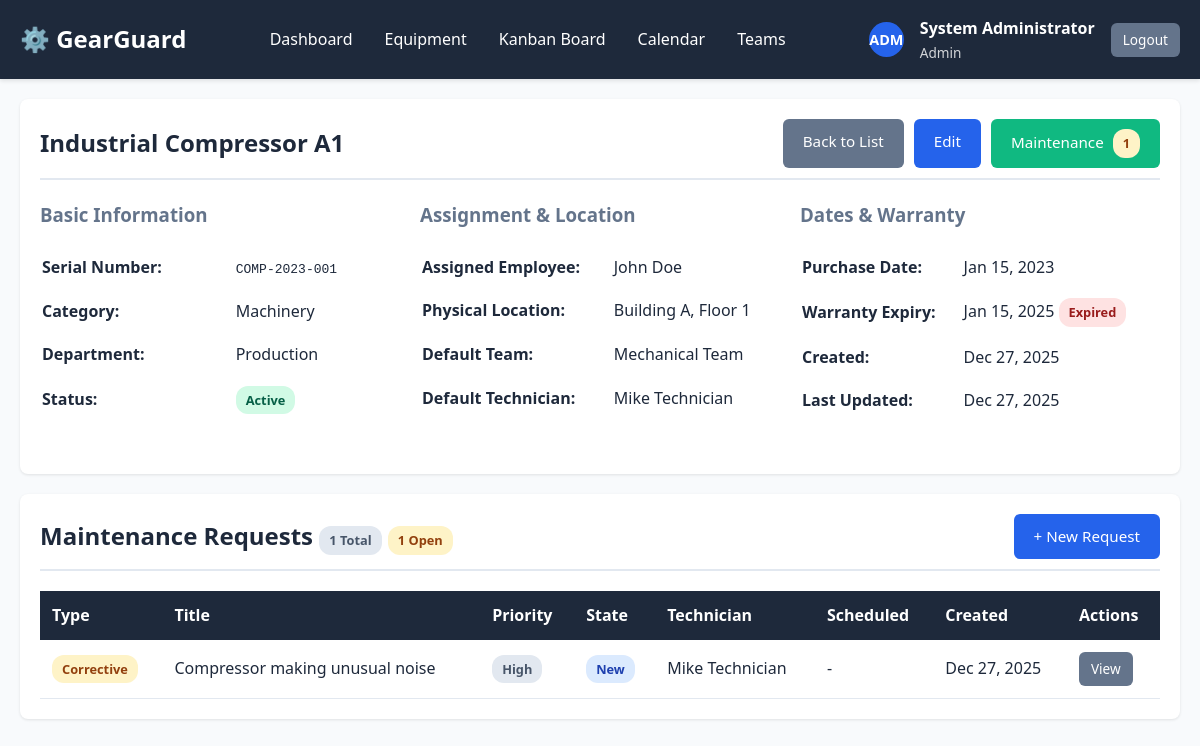
Page /views/equipment/view.php?id=1 (signed in) on the committed database.
### tables this page shows
CREATE TABLE equipment (
    id INT AUTO_INCREMENT PRIMARY KEY,
    name VARCHAR(100) NOT NULL,
    serial_number VARCHAR(100) UNIQUE NOT NULL,
    category VARCHAR(50) NOT NULL,
    department VARCHAR(50) NOT NULL,
    assigned_employee VARCHAR(100),
    purchase_date DATE,
    warranty_expiry DATE,
    physical_location VARCHAR(200),
    default_maintenance_team_id INT,
    default_technician_id INT,
    status ENUM('Active', 'Scrapped') NOT NULL DEFAULT 'Active',
    created_at TIMESTAMP DEFAULT CURRENT_TIMESTAMP,
    updated_at TIMESTAMP DEFAULT CURRENT_TIMESTAMP ON UPDATE CURRENT_TIMESTAMP,
    FOREIGN KEY (default_maintenance_team_id) REFERENCES maintenance_teams(id) ON DELETE SET NULL,
    FOREIGN KEY (default_technician_id) REFERENCES users(id) ON DELETE SET NULL,
    INDEX idx_serial (serial_number),
    INDEX idx_status (status),
    INDEX idx_category (category),
    INDEX idx_department (department)
);

CREATE TABLE maintenance_teams (
    id INT AUTO_INCREMENT PRIMARY KEY,
    name VARCHAR(100) NOT NULL,
    description TEXT,
    created_at TIMESTAMP DEFAULT CURRENT_TIMESTAMP,
    updated_at TIMESTAMP DEFAULT CURRENT_TIMESTAMP ON UPDATE CURRENT_TIMESTAMP,
    INDEX idx_name (name)
);

CREATE TABLE users (
    id INT AUTO_INCREMENT PRIMARY KEY,
    username VARCHAR(50) UNIQUE NOT NULL,
    email VARCHAR(100) UNIQUE NOT NULL,
    password VARCHAR(255) NOT NULL,
    full_name VARCHAR(100) NOT NULL,
    role ENUM('admin', 'manager', 'technician', 'normal_user') NOT NULL DEFAULT 'normal_user',
    avatar_initials VARCHAR(3),
    created_at TIMESTAMP DEFAULT CURRENT_TIMESTAMP,
    updated_at TIMESTAMP DEFAULT CURRENT_TIMESTAMP ON UPDATE CURRENT_TIMESTAMP,
    INDEX idx_role (role),
    INDEX idx_username (username)
);

CREATE TABLE maintenance_requests (
    id INT AUTO_INCREMENT PRIMARY KEY,
    equipment_id INT NOT NULL,
    request_type ENUM('Corrective', 'Preventive') NOT NULL,
    title VARCHAR(200) NOT NULL,
    description TEXT NOT NULL,
    priority ENUM('Low', 'Medium', 'High', 'Critical') DEFAULT 'Medium',
    state ENUM('New', 'In Progress', 'Repaired', 'Scrap') NOT NULL DEFAULT 'New',
    maintenance_team_id INT,
    assigned_technician_id INT,
    scheduled_date DATE,
    started_at DATETIME,
    completed_at DATETIME,
    duration_minutes INT,
    notes TEXT,
    created_by INT NOT NULL,
    created_at TIMESTAMP DEFAULT CURRENT_TIMESTAMP,
    updated_at TIMESTAMP DEFAULT CURRENT_TIMESTAMP ON UPDATE CURRENT_TIMESTAMP,
    FOREIGN KEY (equipment_id) REFERENCES equipment(id) ON DELETE CASCADE,
    FOREIGN KEY (maintenance_team_id) REFERENCES maintenance_teams(id) ON DELETE SET NULL,
    FOREIGN KEY (assigned_technician_id) REFERENCES users(id) ON DELETE SET NULL,
    FOREIGN KEY (created_by) REFERENCES users(id) ON DELETE CASCADE,
    INDEX idx_equipment (equipment_id),
    INDEX idx_state (state),
    INDEX idx_type (request_type),
    INDEX idx_scheduled (scheduled_date),
    INDEX idx_team (maintenance_team_id),
    INDEX idx_technician (assigned_technician_id)
);

### views/equipment/view.php (the view, shortened to what the rows shown need)
<?php
require_once __DIR__ . '/../../config/config.php';
require_once __DIR__ . '/../../models/Equipment.php';
require_once __DIR__ . '/../../models/MaintenanceRequest.php';
$equipmentModel = new Equipment();
$requestModel = new MaintenanceRequest();
$id = $_GET['id'] ?? null;
$equipment = $equipmentModel->getById($id);
$requests = $requestModel->getAll(['equipment_id' => $id]);
$open_count = $requestModel->countOpenRequestsForEquipment($id);
include __DIR__ . '/../includes/header.php';
?>
<div class="container">
    <div class="card">
        <div class="card-header flex-between">
            <h2 class="card-title"><?php echo htmlspecialchars($equipment['name']); ?></h2>
            <div class="flex gap-10">
                <a href="list.php" class="btn btn-secondary">Back to List</a>
                <?php if (hasRole(ROLE_ADMIN) || hasRole(ROLE_MANAGER)): ?>
                    <a href="edit.php?id=<?php echo $equipment['id']; ?>" class="btn btn-primary">Edit</a>
                <?php endif; ?>
                <a href="#maintenance-requests" class="btn btn-success">
                </a>
            </div>
        </div>
        <div style="display: grid; grid-template-columns: repeat(auto-fit, minmax(300px, 1fr)); gap: 20px; margin-bottom: 30px;">
            <div>
                <table style="width: 100%;">
                    <tr>
                        <td style="padding: 8px 0;"><code><?php echo htmlspecialchars($equipment['serial_number']); ?></code></td>
                    </tr>
                    <tr>
                        <td style="padding: 8px 0; font-weight: 600;">Category:</td>
                        <td style="padding: 8px 0;"><?php echo htmlspecialchars($equipment['category']); ?></td>
                    </tr>
                    <tr>
                        <td style="padding: 8px 0; font-weight: 600;">Department:</td>
                        <td style="padding: 8px 0;"><?php echo htmlspecialchars($equipment['department']); ?></td>
                    </tr>
                    <tr>
                        <td style="padding: 8px 0;">
                            <span class="badge badge-<?php echo $equipment['status'] === 'Active' ? 'success' : 'danger'; ?>">
                                <?php echo $equipment['status']; ?>
                            </span>
                        </td>
                    </tr>
                </table>
            </div>
            <div>
                <table style="width: 100%;">
                    <tr>
                        <td style="padding: 8px 0; font-weight: 600;">Assigned Employee:</td>
                        <td style="padding: 8px 0;"><?php echo htmlspecialchars($equipment['assigned_employee'] ?: 'Not assigned'); ?></td>
                    </tr>
                    <tr>
                        <td style="padding: 8px 0; font-weight: 600;">Physical Location:</td>
                        <td style="padding: 8px 0;"><?php echo htmlspecialchars($equipment['physical_location'] ?: 'Not specified'); ?></td>
                    </tr>
                    <tr>
                        <td style="padding: 8px 0; font-weight: 600;">Default Team:</td>
                        <td style="padding: 8px 0;"><?php echo htmlspecialchars($equipment['team_name'] ?: 'Not assigned'); ?></td>
                    </tr>
                    <tr>
                        <td style="padding: 8px 0; font-weight: 600;">Default Technician:</td>
                        <td style="padding: 8px 0;"><?php echo htmlspecialchars($equipment['technician_name'] ?: 'Not assigned'); ?></td>
                    </tr>
                </table>
            </div>
            <div>
                <table style="width: 100%;">
                    <tr>
                        <td style="padding: 8px 0; font-weight: 600;">Purchase Date:</td>
                        <td style="padding: 8px 0;"><?php echo $equipment['purchase_date'] ? date('M d, Y', strtotime($equipment['purchase_date'])) : 'Not specified'; ?></td>
                    </tr>
                    <tr>
                        <td style="padding: 8px 0; font-weight: 600;">Warranty Expiry:</td>
                        <td style="padding: 8px 0;">
                            <?php
                            if ($equipment['warranty_expiry']) {
                                $expiry = strtotime($equipment['warranty_expiry']);
                                $today = time();
                                $is_expired = $expiry < $today;
                                echo date('M d, Y', $expiry);
                                if ($is_expired) {
                                    echo ' <span class="badge badge-danger">Expired</span>';
                                } else {
                                    echo ' <span class="badge badge-success">Valid</span>';
                                }
                            } else {
                                echo 'Not specified';
                            }
                            ?>
                        </td>
                    </tr>
                    <tr>
                        <td style="padding: 8px 0; font-weight: 600;">Created:</td>
                        <td style="padding: 8px 0;"><?php echo date('M d, Y', strtotime($equipment['created_at'])); ?></td>
                    </tr>
                    <tr>
                        <td style="padding: 8px 0; font-weight: 600;">Last Updated:</td>
                        <td style="padding: 8px 0;"><?php echo date('M d, Y', strtotime($equipment['updated_at'])); ?></td>
                    </tr>
                </table>
            </div>
        </div>
    </div>
    <div class="card" id="maintenance-requests">
        <div class="card-header flex-between">
            <h2 class="card-title">
                Maintenance Requests
                <span class="badge badge-secondary"><?php echo count($requests); ?> Total</span>
                <?php if ($open_count > 0): ?>
                    <span class="badge badge-warning"><?php echo $open_count; ?> Open</span>
                <?php endif; ?>
            </h2>
        </div>
        <?php if (empty($requests)): ?>
            <p class="text-center text-muted">No maintenance requests found for this equipment.</p>
        <?php else: ?>
            <table class="table">
                <thead>
                    <tr>
                        <th>Type</th>
                        <th>Title</th>
                        <th>Priority</th>
                        <th>State</th>
                        <th>Technician</th>
                        <th>Scheduled</th>
                        <th>Created</th>
                        <th>Actions</th>
                    </tr>
                </thead>
                <tbody>
                    <?php foreach ($requests as $request): ?>
                        <tr>
                            <td><span class="badge badge-<?php echo $request['request_type'] === 'Preventive' ? 'info' : 'warning'; ?>"><?php echo $request['request_type']; ?></span></td>
                            <td><?php echo htmlspecialchars($request['title']); ?></td>
                            <td><span class="badge badge-secondary"><?php echo $request['priority']; ?></span></td>
                            <td>
                                <?php
                                $state_colors = [
                                    'New' => 'info',
                                    'In Progress' => 'warning',
                                    'Repaired' => 'success',
                                    'Scrap' => 'danger'
                                ];
                                ?>
                                <span class="badge badge-<?php echo $state_colors[$request['state']]; ?>">
                                    <?php echo $request['state']; ?>
                                </span>
                            </td>
                            <td><?php echo htmlspecialchars($request['technician_name'] ?: 'Not assigned'); ?></td>
                            <td><?php echo $request['scheduled_date'] ? date('M d, Y', strtotime($request['scheduled_date'])) : '-'; ?></td>
                            <td><?php echo date('M d, Y', strtotime($request['created_at'])); ?></td>
                            <td>
                                <a href="../requests/view.php?id=<?php echo $request['id']; ?>" class="btn btn-sm btn-secondary">View</a>
                            </td>
                        </tr>
                    <?php endforeach; ?>
                </tbody>
            </table>
        <?php endif; ?>
    </div>
</div>
<?php include __DIR__ . '/../includes/footer.php'; ?>

### rows in the picture
equipment: name "Industrial Compressor A1", serial_number "COMP-2023-001", category "Machinery", department "Production", status "Active", assigned_employee "John Doe", physical_location "Building A, Floor 1", default_maintenance_team.name "Mechanical Team", default_technician.full_name "Mike Technician", purchase_date "Jan 15, 2023", warranty_expiry "Jan 15, 2025", created_at "Dec 27, 2025", updated_at "Dec 27, 2025"
maintenance_requests: request_type "Corrective", title "Compressor making unusual noise", priority "High", state "New", assigned_technician.full_name "Mike Technician", created_at "Dec 27, 2025"

### other values in the picture
APP_NAME "GearGuard"
$_SESSION['avatar_initials'] "ADM"
$_SESSION['full_name'] "System Administrator"
str_replace('_', ' ', $_SESSION['role']) "Admin"
$open_count "1"
count($requests) "1"
